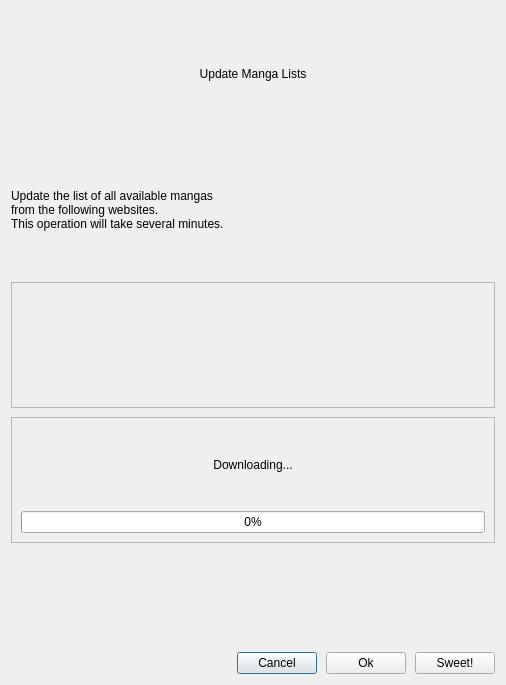
<?xml version="1.0" encoding="UTF-8"?>
<ui version="4.0">
 <class>UpdateMangaListsDialog</class>
 <widget class="QDialog" name="UpdateMangaListsDialog">
  <property name="geometry">
   <rect>
    <x>0</x>
    <y>0</y>
    <width>506</width>
    <height>685</height>
   </rect>
  </property>
  <property name="windowTitle">
   <string>Dialog</string>
  </property>
  <layout class="QVBoxLayout" name="verticalLayout">
   <property name="spacing">
    <number>9</number>
   </property>
   <item>
    <widget class="QLabel" name="labelTitle">
     <property name="sizePolicy">
      <sizepolicy hsizetype="Preferred" vsizetype="Preferred">
       <horstretch>0</horstretch>
       <verstretch>0</verstretch>
      </sizepolicy>
     </property>
     <property name="text">
      <string>Update Manga Lists</string>
     </property>
     <property name="alignment">
      <set>Qt::AlignCenter</set>
     </property>
     <property name="margin">
      <number>30</number>
     </property>
    </widget>
   </item>
   <item>
    <widget class="QLabel" name="label_2">
     <property name="text">
      <string>Update the list of all available mangas 
from the following websites.
This operation will take several minutes.</string>
     </property>
     <property name="margin">
      <number>40</number>
     </property>
    </widget>
   </item>
   <item>
    <widget class="QFrame" name="frameMangaScources">
     <property name="frameShape">
      <enum>QFrame::StyledPanel</enum>
     </property>
     <property name="frameShadow">
      <enum>QFrame::Raised</enum>
     </property>
     <layout class="QVBoxLayout" name="verticalLayout_2">
      <property name="spacing">
       <number>9</number>
      </property>
     </layout>
    </widget>
   </item>
   <item>
    <widget class="QFrame" name="frameProgress">
     <property name="frameShape">
      <enum>QFrame::StyledPanel</enum>
     </property>
     <property name="frameShadow">
      <enum>QFrame::Raised</enum>
     </property>
     <layout class="QVBoxLayout" name="verticalLayout_3">
      <property name="spacing">
       <number>9</number>
      </property>
      <item>
       <widget class="QLabel" name="labelProgress">
        <property name="text">
         <string>Downloading...</string>
        </property>
        <property name="alignment">
         <set>Qt::AlignCenter</set>
        </property>
       </widget>
      </item>
      <item>
       <widget class="QProgressBar" name="progressBar">
        <property name="value">
         <number>0</number>
        </property>
        <property name="textVisible">
         <bool>true</bool>
        </property>
       </widget>
      </item>
     </layout>
    </widget>
   </item>
   <item>
    <spacer name="verticalSpacer">
     <property name="orientation">
      <enum>Qt::Vertical</enum>
     </property>
     <property name="sizeType">
      <enum>QSizePolicy::Fixed</enum>
     </property>
     <property name="sizeHint" stdset="0">
      <size>
       <width>20</width>
       <height>100</height>
      </size>
     </property>
    </spacer>
   </item>
   <item>
    <layout class="QHBoxLayout" name="horizontalLayout">
     <property name="spacing">
      <number>9</number>
     </property>
     <item>
      <spacer name="horizontalSpacer">
       <property name="orientation">
        <enum>Qt::Horizontal</enum>
       </property>
       <property name="sizeHint" stdset="0">
        <size>
         <width>40</width>
         <height>20</height>
        </size>
       </property>
      </spacer>
     </item>
     <item>
      <widget class="QPushButton" name="pushButtonCancel">
       <property name="text">
        <string> Cancel </string>
       </property>
      </widget>
     </item>
     <item>
      <widget class="QPushButton" name="pushButtonOk">
       <property name="enabled">
        <bool>true</bool>
       </property>
       <property name="text">
        <string> Ok </string>
       </property>
      </widget>
     </item>
     <item>
      <widget class="QPushButton" name="pushButtonFinish">
       <property name="text">
        <string>Sweet!</string>
       </property>
      </widget>
     </item>
    </layout>
   </item>
  </layout>
 </widget>
 <resources/>
 <connections/>
</ui>
